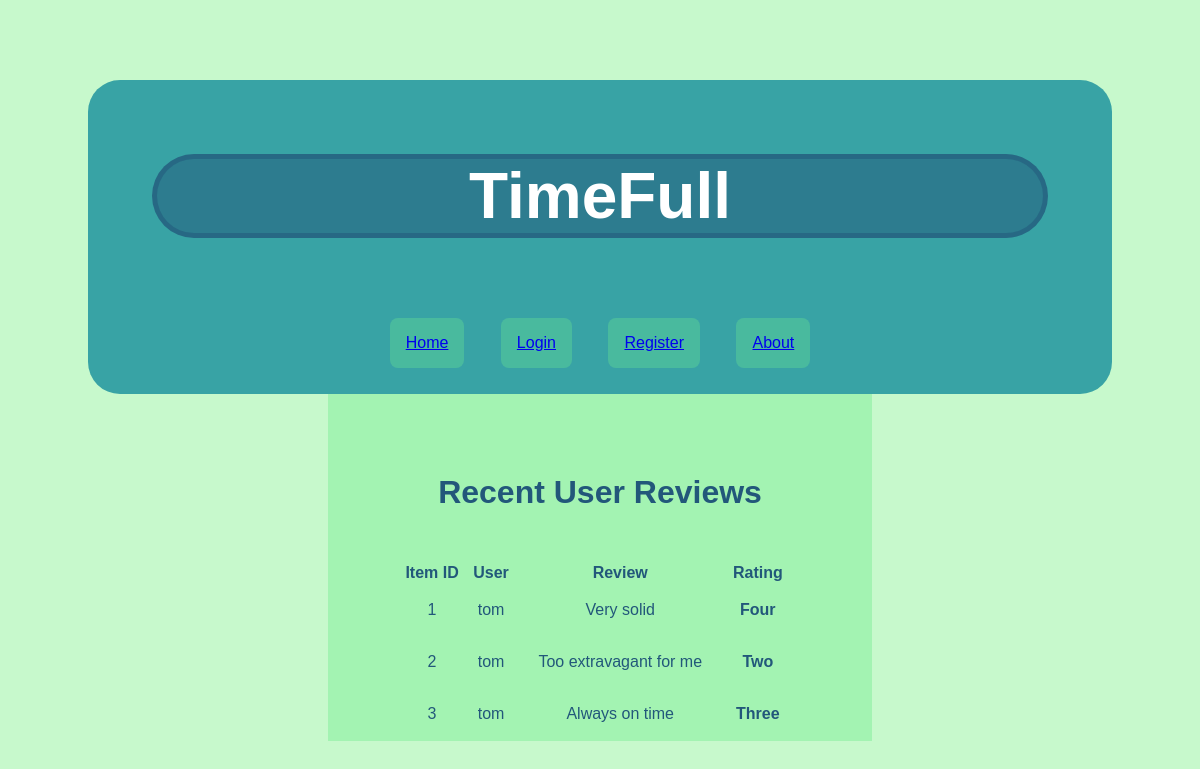
The app's page /reviews with its own data.
### tables this page shows
CREATE TABLE reviews (
    review_id INTEGER PRIMARY KEY AUTOINCREMENT,
    item_id INTEGER,
    username TEXT,
    review_text TEXT,
    rating INTEGER
);

### app.py (the view)
@app.route("/reviews", methods=["GET", "POST"])
def reviews():
    db = get_db()
    reviews = db.execute("""SELECT *
                           FROM reviews;""").fetchall()
    if reviews:
        return render_template("reviews.html", reviews=reviews)
    else:
        return "No reviews were found, 404!", 404

### app.py (called while the page is built)
@app.before_request
def load_logged_in_user():
    g.user = session.get("username", None)
    session['logged_in'] = 'username' in session

### database.py (called while the page is built)
def get_db():
    if "db" not in g:
        g.db = sqlite3.connect(DATABASE,
            detect_types=sqlite3.PARSE_DECLTYPES
        )
        g.db.row_factory = sqlite3.Row
    return g.db

### templates/reviews.html
{% extends "base.html" %}
{% block main_content %}
<h1>Recent User Reviews</h1>
{% if reviews %}
    <table>
    <tr><th>Item ID</th><th>User</th><th>Review</th><th>Rating</th></tr>
    <br>
    {% for review in reviews %}
        <tr><td>{{ review["item_id"] }}</td><td> {{ review["username"] }}</td><td>{{ review["review_text"] }} </td><td><b>{{ review["rating"] }}</b> </td></tr>
    {% endfor %}
    </table>
{% else %}
    <p>Could not find any reviews</p>
    <p>Perhaps you could write one?</p>
{% endif %}
{% endblock %}

### static/styles/styles.css (style rules this page uses)
html { border-radius: 2; }
body { font-family: Arial, sans-serif; background-color: #C7F9CC; color: #22577a; text-align: center; border-radius: 2; }
h1 { margin: 1em; }
td { padding: 1em; }
table { display: grid; justify-content: center; align-items: center; }
td { font-size: 1em; }

### records on screen
reviews: item_id "1", username "tom", review_text "Very solid", rating "Four"
reviews: item_id "2", username "tom", review_text "Too extravagant for me", rating "Two"
reviews: item_id "3", username "tom", review_text "Always on time", rating "Three"
